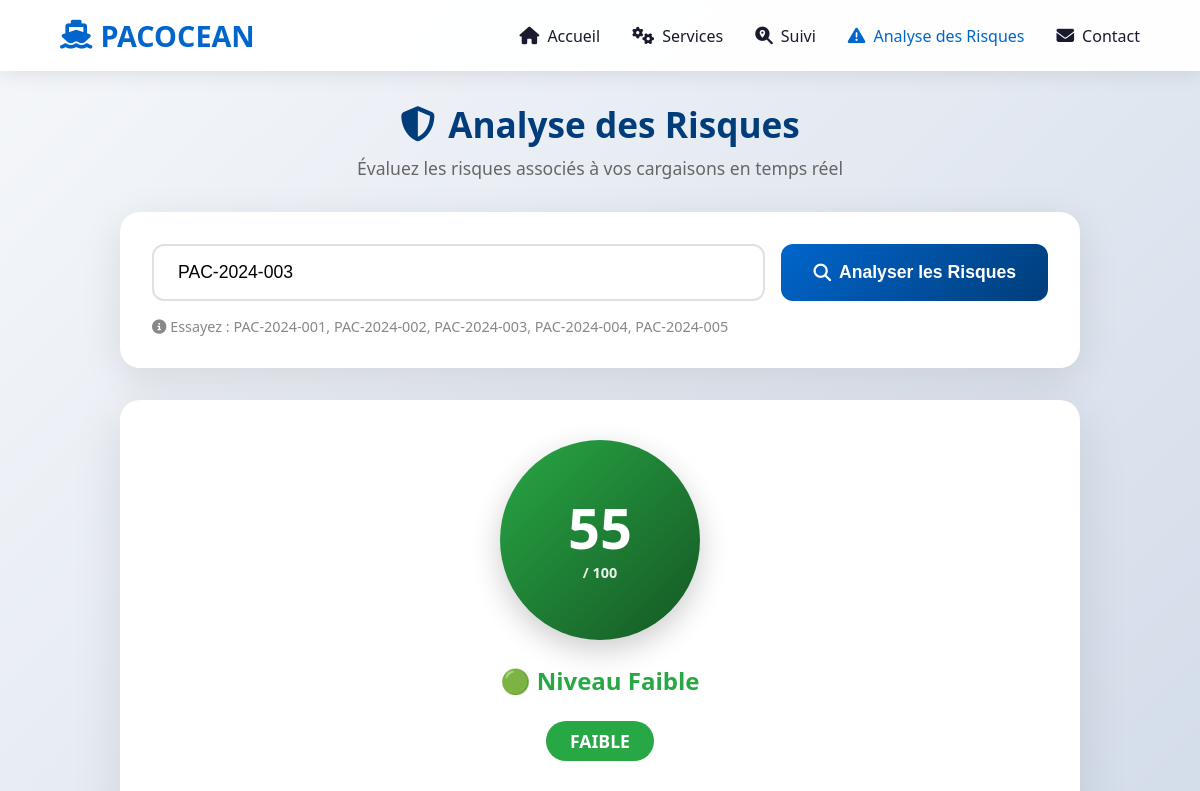
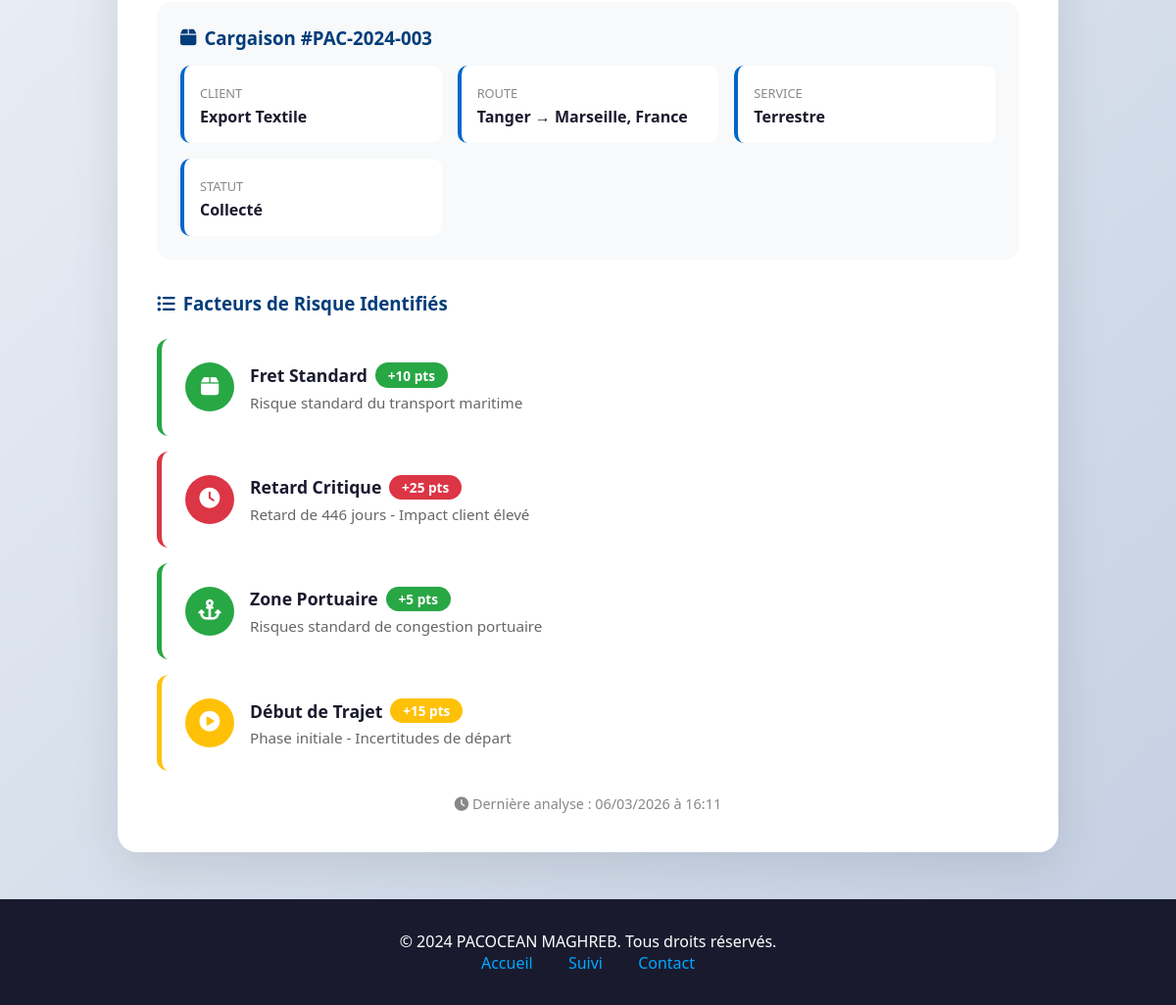
The page /risk_analysis.php?numero=PAC-2024-003 on the database its author committed (2 pictures, top to bottom).
### tables this page shows
CREATE TABLE tracking (
    id INT AUTO_INCREMENT PRIMARY KEY,
    numero_suivi VARCHAR(50) NOT NULL,
    nom_client VARCHAR(100) NOT NULL,
    email_client VARCHAR(100) NOT NULL,
    origine VARCHAR(100) NOT NULL,
    destination VARCHAR(100) NOT NULL,
    type_service VARCHAR(50) NOT NULL,
    statut VARCHAR(50) NOT NULL,
    localisation_actuelle VARCHAR(100) NOT NULL,
    date_eta DATE,
    progression INT DEFAULT 0,
    description TEXT,
    poids DECIMAL(10,2),
    valeur DECIMAL(15,2),
    date_creation TIMESTAMP DEFAULT CURRENT_TIMESTAMP,
    date_modification TIMESTAMP DEFAULT CURRENT_TIMESTAMP ON UPDATE CURRENT_TIMESTAMP
);

### risk_analysis.php (the view, shortened to what this page needs)
<?php
$serveur = "localhost";
$utilisateur = "root";
$motdepasse = "";
$basededonnees = "pacocean_db";
$connexion = mysqli_connect($serveur, $utilisateur, $motdepasse, $basededonnees);
$resultat = null;
$risques = [];
$score_total = 0;
if (isset($_GET['numero']) && !empty($_GET['numero'])) {
    $numero_suivi = mysqli_real_escape_string($connexion, $_GET['numero']);
    $sql = "SELECT t.*, r.score_risque, r.niveau_risque, r.facteurs_risque, r.recommandations, r.date_analyse
            FROM tracking t
            LEFT JOIN risk_analysis r ON t.id = r.tracking_id
            WHERE t.numero_suivi = '$numero_suivi'";
    $query = mysqli_query($connexion, $sql);
    if (mysqli_num_rows($query) > 0) {
        $resultat = mysqli_fetch_assoc($query);
        if (empty($resultat['score_risque'])) {
            $analyse = calculerRisques($resultat, $connexion);
            $score_total = $analyse['score'];
            $risques = $analyse['facteurs'];
            $query = mysqli_query($connexion, $sql);
            $resultat = mysqli_fetch_assoc($query);
        } else {
            $score_total = $resultat['score_risque'];
            $risques = json_decode($resultat['facteurs_risque'], true) ?? [];
        }
    } else {
        $erreur = "Numéro de suivi non trouvé !";
    }
}
function calculerRisques($cargaison, $connexion) {
    $score = 0;
    $facteurs = [];
    $type_risque = 0;
    switch(strtolower($cargaison['type_service'])) {
        default:
            $type_risque = 10;
            $facteurs[] = [
                'type' => 'Fret Standard',
                'niveau' => 'faible',
                'score' => 10,
                'icon' => 'fa-box',
                'description' => 'Risque standard du transport maritime'
            ];
    }
    $score += $type_risque;
    if (!empty($cargaison['date_eta'])) {
        $eta = new DateTime($cargaison['date_eta']);
        $aujourdhui = new DateTime();
        $interval = $aujourdhui->diff($eta);
        $jours_restant = $interval->days;
        if ($interval->invert == 1) {
            $retard_risque = min(25, 10 + ($jours_restant * 3));
            $facteurs[] = [
                'type' => 'Retard Critique',
                'niveau' => $retard_risque > 20 ? 'critique' : 'eleve',
                'score' => $retard_risque,
                'icon' => 'fa-clock',
                'description' => "Retard de $jours_restant jours - Impact client élevé"
            ];
            $score += $retard_risque;
        }
    }
    $zones_risque = ['Canal de Suez', 'Golfe d\'Aden', 'Mer de Chine', 'Ukraine', 'Russie'];
    $localisation = strtolower($cargaison['localisation_actuelle']);
    $geo_risque = 0;
    if ($geo_risque == 0 && stripos($localisation, 'port') !== false) {
        $geo_risque = 5;
        $facteurs[] = [
            'type' => 'Zone Portuaire',
            'niveau' => 'faible',
            'score' => 5,
            'icon' => 'fa-anchor',
            'description' => 'Risques standard de congestion portuaire'
        ];
    }
    $score += $geo_risque;
    $progression = intval($cargaison['progression']);
    if ($progression < 30) {
        $prog_risque = 15;
        $facteurs[] = [
            'type' => 'Début de Trajet',
            'niveau' => 'modere',
            'score' => 15,
            'icon' => 'fa-play-circle',
            'description' => 'Phase initiale - Incertitudes de départ'
        ];
    }
    $score += $prog_risque;
    if ($score >= 70) $niveau = 'critique';
    elseif ($score >= 50) $niveau = 'eleve';
    elseif ($score >= 30) $niveau = 'modere';
    else $niveau = 'faible';
    return [
        'score' => min($score, 100),
        'niveau' => $niveau,
        'facteurs' => $facteurs
    ];
}
function sauvegarderAnalyse($connexion, $tracking_id, $analyse) {
    $score = $analyse['score'];
    $niveau = $analyse['niveau'];
    $facteurs = json_encode($analyse['facteurs'], JSON_UNESCAPED_UNICODE);
    $reco = genererRecommandations($analyse);
    $sql = "INSERT INTO risk_analysis (tracking_id, score_risque, niveau_risque, facteurs_risque, recommandations)
            VALUES ($tracking_id, $score, '$niveau', '$facteurs', '$reco')
            ON DUPLICATE KEY UPDATE
            score_risque = $score,
            niveau_risque = '$niveau',
            facteurs_risque = '$facteurs',
            recommandations = '$reco',
            date_analyse = CURRENT_TIMESTAMP";
}
function genererRecommandations($analyse) {
    $recos = [];
    if ($analyse['score'] >= 50) {
        $recos[] = "⚠️ Surveillance renforcée toutes les 4h";
        $recos[] = "📊 Mise à jour client quotidienne";
    }
    if ($analyse['score'] >= 30) {
        $recos[] = "✅ Monitoring standard suffisant";
        $recos[] = "📧 Notification automatique si changement";
    } else {
        $recos[] = "✅ Transport sans risque particulier";
        $recos[] = "🔄 Suivi normal";
    }
    return implode("\n", $recos);
}
function getRiskColor($niveau) {
    switch($niveau) {
        default: return ['#28a745', '#155724', '🟢'];
    }
}
?>
<!DOCTYPE html>
<html lang="fr">
<head>
    <link rel="stylesheet" href="https://cdnjs.cloudflare.com/ajax/libs/font-awesome/6.4.0/css/all.min.css">
</head>
<body>
    <nav>
        <a href="index.php" class="logo">
            <i class="fas fa-ship"></i>
            <span>PACOCEAN</span>
        </a>
        <ul class="nav-links">
            <li><a href="index.php#home"><i class="fas fa-home"></i> Accueil</a></li>
            <li><a href="index.php#services"><i class="fas fa-cogs"></i> Services</a></li>
            <li><a href="tracking.php"><i class="fas fa-search-location"></i> Suivi</a></li>
            <li><a href="risk_analysis.php" class="active"><i class="fas fa-exclamation-triangle"></i> Analyse des Risques</a></li>
            <li><a href="contact.php"><i class="fas fa-envelope"></i> Contact</a></li>
        </ul>
    </nav>
    <div class="container">
        <div class="page-header">
            <h1>
                <i class="fas fa-shield-alt"></i>
                Analyse des Risques
            </h1>
            <p>Évaluez les risques associés à vos cargaisons en temps réel</p>
        </div>
        <div class="search-card">
            <form method="GET" class="search-form">
                <input
                    type="text"
                    name="numero"
                    placeholder="Entrez le numéro de suivi (ex: PAC-2024-002)"
                    value="<?php echo isset($_GET['numero']) ? htmlspecialchars($_GET['numero']) : ''; ?>"
                    required
                >
                <button type="submit">
                    <i class="fas fa-search"></i>
                    Analyser les Risques
                </button>
            </form>
            <div class="examples">
                <i class="fas fa-info-circle"></i>
                Essayez : PAC-2024-001, PAC-2024-002, PAC-2024-003, PAC-2024-004, PAC-2024-005
            </div>
        </div>
        <?php if ($resultat): ?>
            <?php
            list($color, $darkColor, $emoji) = getRiskColor($resultat['niveau_risque'] ?? 'faible');
            ?>
            <div class="score-card">
                <div class="score-header">
                    <div class="score-display">
                        <div class="score-circle" style="background: linear-gradient(135deg, <?php echo $color; ?>, <?php echo $darkColor; ?>);">
                            <span class="score-number"><?php echo $score_total; ?></span>
                            <span class="score-label">/ 100</span>
                        </div>
                    </div>
                    <h2 style="color: <?php echo $color; ?>; margin-bottom: 0.5rem;">
                        <?php echo $emoji; ?> Niveau <?php echo ucfirst($resultat['niveau_risque'] ?? 'Faible'); ?>
                    </h2>
                    <span class="niveau-badge" style="background: <?php echo $color; ?>;">
                        <?php echo strtoupper($resultat['niveau_risque'] ?? 'FAIBLE'); ?>
                    </span>
                </div>
                <div class="cargo-info">
                    <h3><i class="fas fa-box"></i> Cargaison #<?php echo htmlspecialchars($resultat['numero_suivi']); ?></h3>
                    <div class="info-grid">
                        <div class="info-item">
                            <label>Client</label>
                            <div class="value"><?php echo htmlspecialchars($resultat['nom_client']); ?></div>
                        </div>
                        <div class="info-item">
                            <label>Route</label>
                            <div class="value"><?php echo htmlspecialchars($resultat['origine']); ?> → <?php echo htmlspecialchars($resultat['destination']); ?></div>
                        </div>
                        <div class="info-item">
                            <label>Service</label>
                            <div class="value"><?php echo htmlspecialchars($resultat['type_service']); ?></div>
                        </div>
                        <div class="info-item">
                            <label>Statut</label>
                            <div class="value"><?php echo htmlspecialchars($resultat['statut']); ?></div>
                        </div>
                    </div>
                </div>
                <div class="risks-section">
                    <h3><i class="fas fa-list-ul"></i> Facteurs de Risque Identifiés</h3>
                    <?php foreach ($risques as $index => $risque):
                        $rColor = $risque['niveau'] == 'critique' ? '#dc3545' :
                                 ($risque['niveau'] == 'eleve' ? '#fd7e14' :
                                 ($risque['niveau'] == 'modere' ? '#ffc107' : '#28a745'));
                    ?>
                        <div class="risk-item" style="border-left-color: <?php echo $rColor; ?>; animation-delay: <?php echo $index * 0.1; ?>s;">
                            <div class="risk-icon" style="background: <?php echo $rColor; ?>;">
                                <i class="fas <?php echo $risque['icon']; ?>"></i>
                            </div>
                            <div class="risk-content">
                                <div class="risk-title">
                                    <?php echo $risque['type']; ?>
                                    <span class="risk-score" style="background: <?php echo $rColor; ?>;">
                                        +<?php echo $risque['score']; ?> pts
                                    </span>
                                </div>
                                <div class="risk-desc"><?php echo $risque['description']; ?></div>
                            </div>
                        </div>
                    <?php endforeach; ?>
                </div>
                <p style="text-align: center; color: #888; margin-top: 1.5rem; font-size: 0.9rem;">
                    <i class="fas fa-clock"></i>
                    Dernière analyse : <?php echo date('d/m/Y à H:i', strtotime($resultat['date_analyse'] ?? 'now')); ?>
                </p>
            </div>
        <?php endif; ?>
    </div>
    <footer>
        <p>&copy; 2024 PACOCEAN MAGHREB. Tous droits réservés.</p>
        <div>
            <a href="index.php">Accueil</a>
            <a href="tracking.php">Suivi</a>
            <a href="contact.php">Contact</a>
        </div>
    </footer>
</body>
</html>

### rows shown on the page
tracking: numero_suivi "PAC-2024-003", nom_client "Export Textile", origine "Tanger", destination "Marseille, France", type_service "Terrestre", statut "Collecté"

### other values the page prints
$score_total "55"
$emoji "🟢"
$resultat['niveau_risque'] "Faible"
$resultat['niveau_risque'] "FAIBLE"
$risque['type'] "Fret Standard"
$risque['score'] "10"
$risque['description'] "Risque standard du transport maritime"
$risque['type'] "Retard Critique"
$risque['score'] "25"
$risque['description'] "Retard de 446 jours - Impact client élevé"
$risque['type'] "Zone Portuaire"
$risque['score'] "5"
$risque['description'] "Risques standard de congestion portuaire"
$risque['type'] "Début de Trajet"
$risque['score'] "15"
